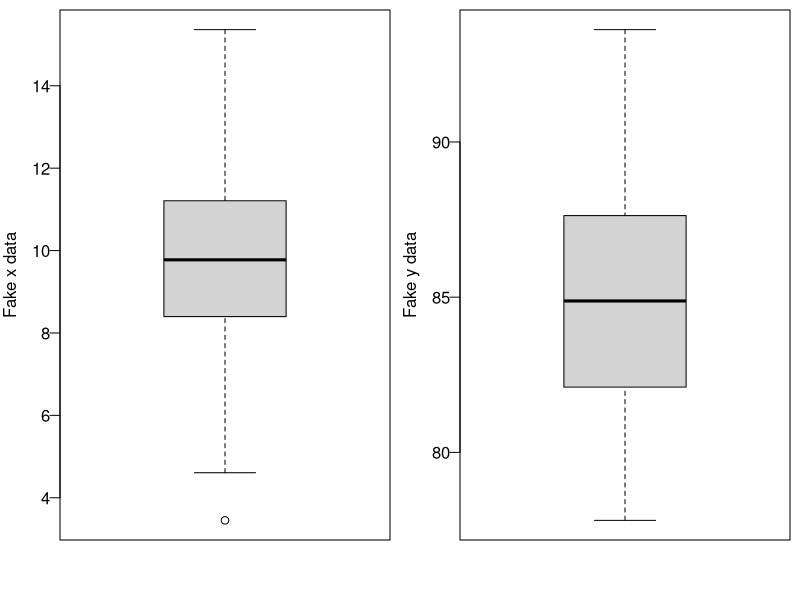
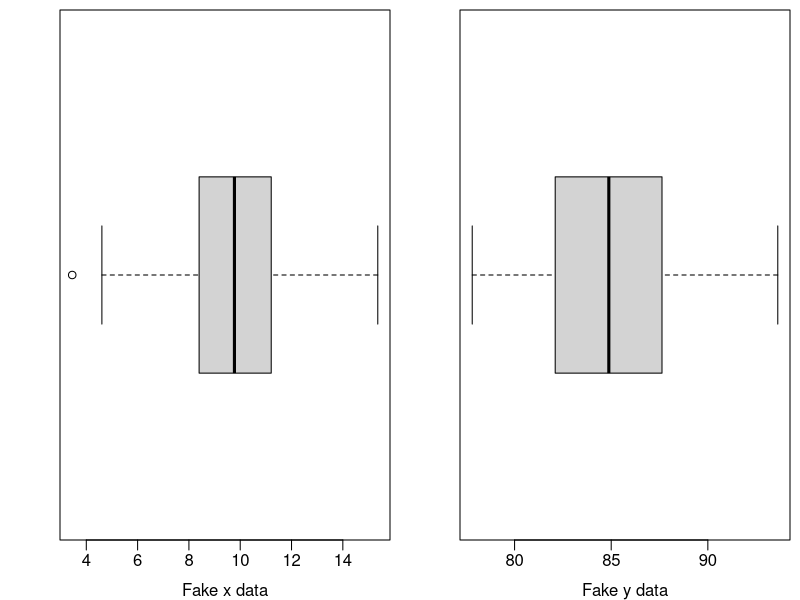
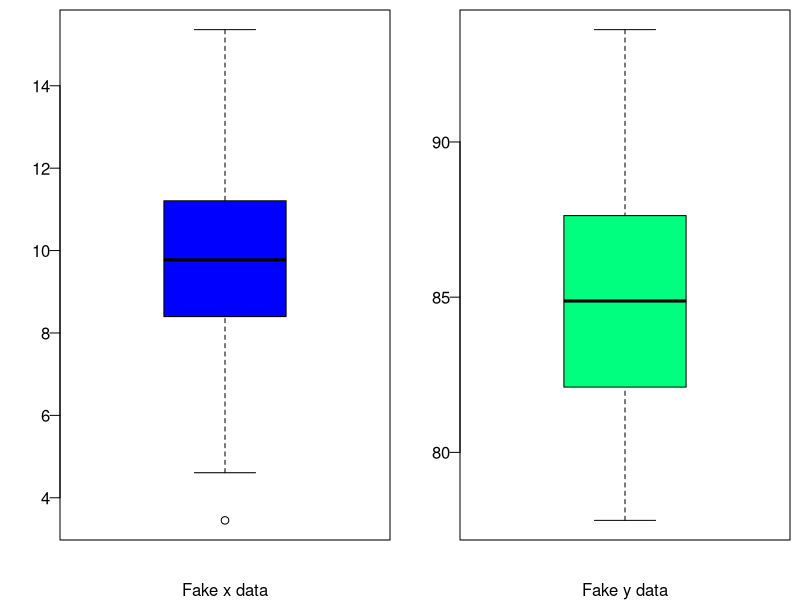
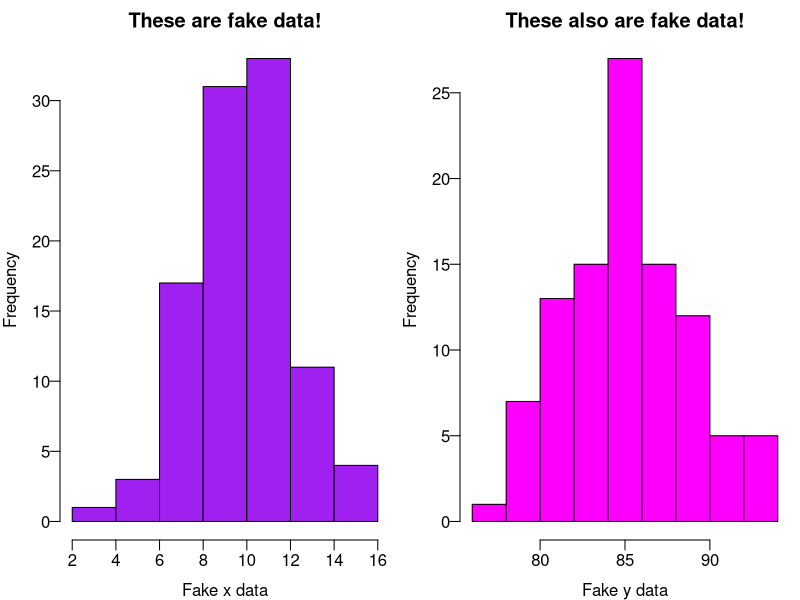
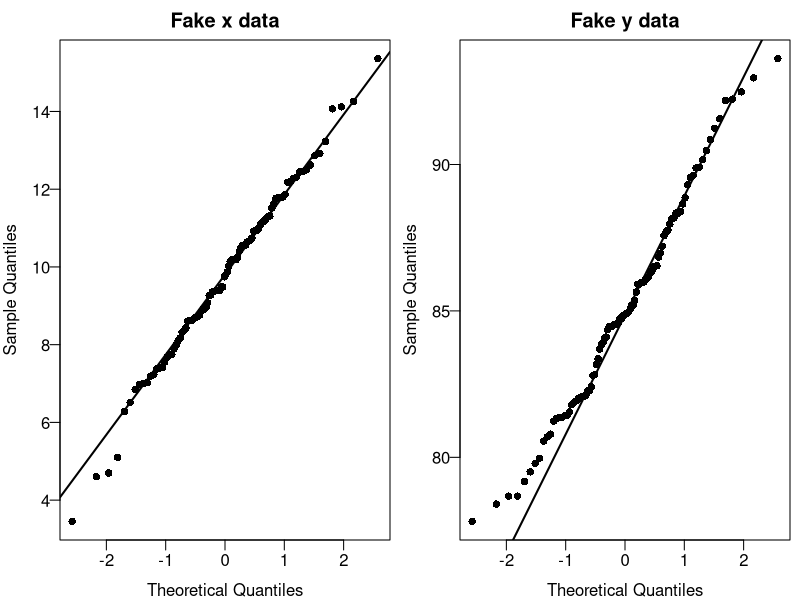
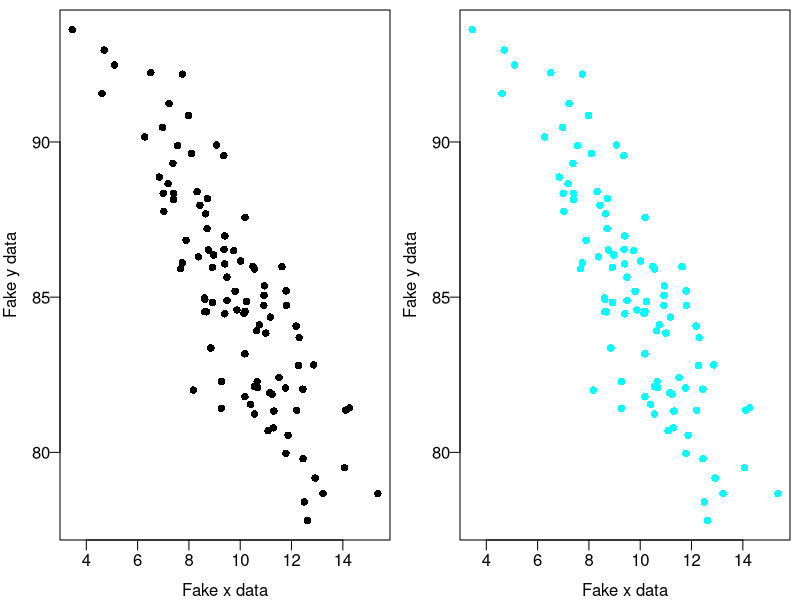
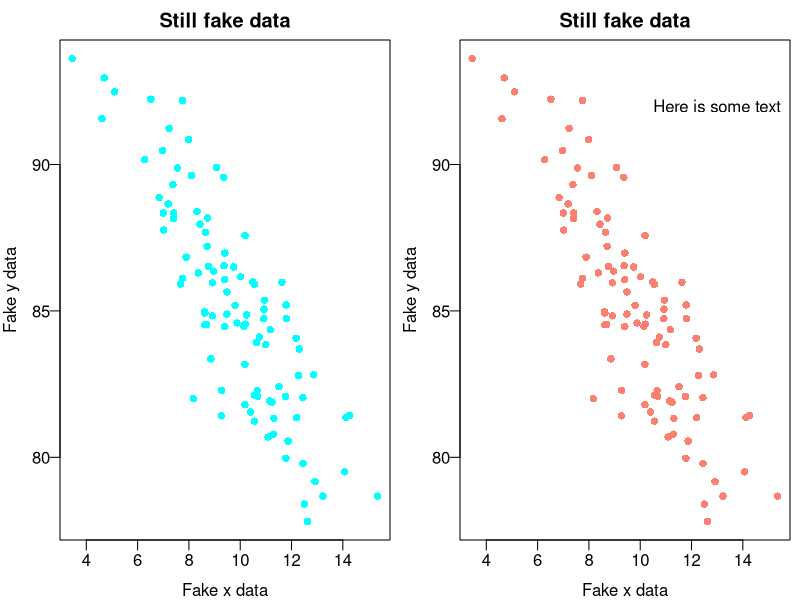
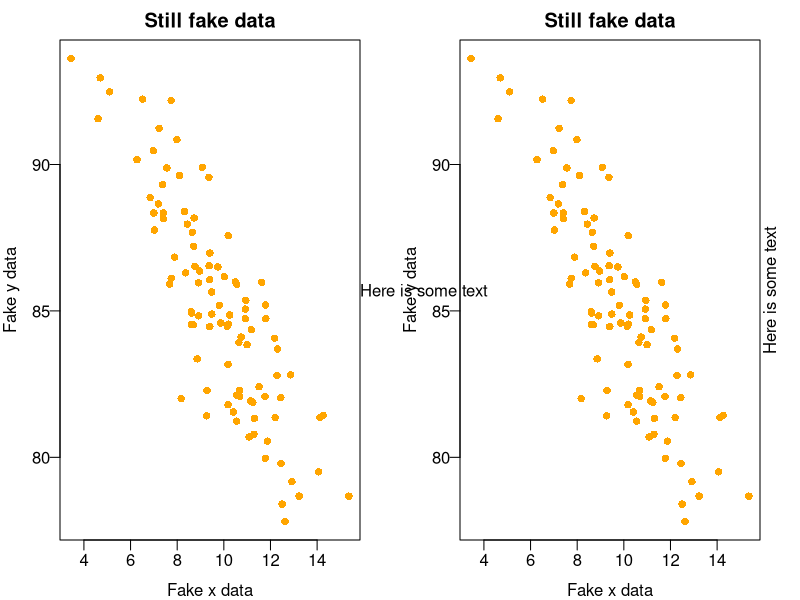

R code for these plots, in order:
##########
# Jasharn Thiara
# TMATH 410, WINTER 2023
# RIntro_Graphing
# Jan 8, 2023
##########
#--------------------
# 1. Boxplots
#--------------------
# create random set of 100 x variables
x.fake=rnorm(100,10,2)
# create fake set of y values with a random error component
y.fake=100-1.5*x.fake+rnorm(100,0,2)
#--------------------
# 1.1
# set up plotting window
par(mfrow=c(1,2),mar=c(3,3,0.5,0.5),mgp=c(2,0.5,0),las=1) 
# create vertical boxplots
boxplot(x.fake,ylab ="Fake x data")
boxplot(y.fake,ylab="Fake y data")
#--------------------
# 1.2 Horizontal boxplots
# set up plotting window
par(mfrow=c(1,2),mar=c(3,3,0.5,0.5),mgp=c(2,0.5,0),las=1)
# create horizontal boxplots
boxplot(x.fake,xlab ="Fake x data",horizontal = TRUE)
boxplot(y.fake,xlab="Fake y data",horizontal = TRUE)
#---------------------
# 1.3 colors
# set up plotting window
par(mfrow=c(1,2),mar=c(3,3,0.5,0.5),mgp=c(2,0.5,0),las=1)
# Add desired colors
boxplot(x.fake,xlab ="Fake x data",col="blue") 
boxplot(y.fake,xlab="Fake y data",col="springgreen")
#----------------------
# 2 Histograms
#----------------------
# 2.1
# set up plotting window
par(mfrow=c(1,2),mar=c(3,3,2,0.5),mgp=c(2,0.5,0),las=1) 
# create histograms
hist(x.fake,xlab ="Fake x data",col="purple", 
     main="These are fake data!")
hist(y.fake,xlab="Fake y data",col="magenta", 
     main="These also are fake data!")
#----------------------
# 3 QQ Plots
#----------------------
# 3.1 
# set up plotting window
par(mfrow=c(1,2),mar=c(3,3,2,0.5),mgp=c(2,0.5,0),las=1) 
qqnorm(x.fake,pch=16,main="Fake x data")
qqline(x.fake,lwd=2) 
qqnorm(y.fake,pch=16,main="Fake y data")
qqline(y.fake,lwd=2)
#----------------------
# 4 Scatterplots
#----------------------
# 4.1
# set up plotting window
par(mar=c(3,3,0.5,0.5),mgp=c(2,0.5,0),las=1)
# create scatter plot
plot(x.fake,y.fake,xlab ="Fake x data",ylab="Fake y data",pch=16)
#----------------------
# 4.2 colors with scatter plots
par(mar=c(3,3,0.5,0.5),mgp=c(2,0.5,0),las=1) 
plot(x.fake,y.fake,xlab ="Fake x data",ylab="Fake y data",pch=16,col="cyan") 
#----------------------
# 4.3 main argument
par(mar=c(3,3,2,0.5),mgp=c(2,0.5,0),las=1) 
plot(x.fake,y.fake,xlab ="Fake x data",ylab="Fake y data",pch=16,col="cyan", 
     main="Still fake data") 
#----------------------
# 5 add text to a plot
#----------------------
# 5.1
# set up plotting window
par(mar=c(3,3,2,0.5),mgp=c(2,0.5,0),las=1)
plot(x.fake,y.fake,xlab ="Fake x data", 
     ylab="Fake y data",pch=16,col="salmon", 
     main="Still fake data")
# add text
text(x=13,y=92,labels="Here is some text")
#----------------------
# 5.2 adding text to margins
par(mar=c(3,3,2,2),mgp=c(2,0.5,0),las=1) 
plot(x.fake,y.fake,xlab ="Fake x data", 
     ylab="Fake y data",pch=16,col="orange", 
     main="Still fake data") 
# note here we use mtext instead
mtext(side=4,line=0,text="Here is some text") 
#----------------------
# 5.3 make text parralel
par(mar=c(3,3,2,2),mgp=c(2,0.5,0),las=1) 
plot(x.fake,y.fake,xlab ="Fake x data", 
     ylab="Fake y data",pch=16,col="orange", 
     main="Still fake data") 
# to do this we set las = 0
mtext(side=4,line=0,text="Here is some text",las=0) 
#----------------------
# 6 adding points, lines, legends to a plot
#----------------------
# 6.1
par(mar=c(3,3,2,2),mgp=c(2,0.5,0),las=1) 
plot(x.fake,y.fake,xlab ="Fake x data", 
     ylab="Fake y data",pch=16,main="Still fake data with an extra fake 
point") 
# adding a turqoise points
points(x=9,y=80,pch=17,col="turquoise") 
#-----------------------
# 6.2 add a legend
par(mar=c(3,3,2,2),mgp=c(2,0.5,0),las=1) 
plot(x.fake,y.fake,xlab ="Fake x data", 
     ylab="Fake y data",pch=16,main="Still fake data")
points(x=9,y=80,pch=17,col="turquoise")
# add legend to top right
legend(x="topright",legend=c("FakeData","OneFakePt"), 
       pch=c(16,17),col=c("black","turquoise")) 
#------------------------
# 6.3 adding a line
par(mar=c(3,3,2,2),mgp=c(2,0.5,0),las=1) 
plot(x.fake,y.fake,xlab ="Fake x data", 
     ylab="Fake y data",pch=16,main="Still fake data")
# command for a line
abline(v=10,lwd=2)
#------------------------
# add a line defined by slope and intercept values
par(mar=c(3,3,2,2),mgp=c(2,0.5,0),las=1) 
plot(x.fake,y.fake,xlab ="Fake x data", 
     ylab="Fake y data",pch=16,main="Still fake data") 
# function to add slope line
abline(a=100,b=-1.5,lwd=2,col="blue") 




